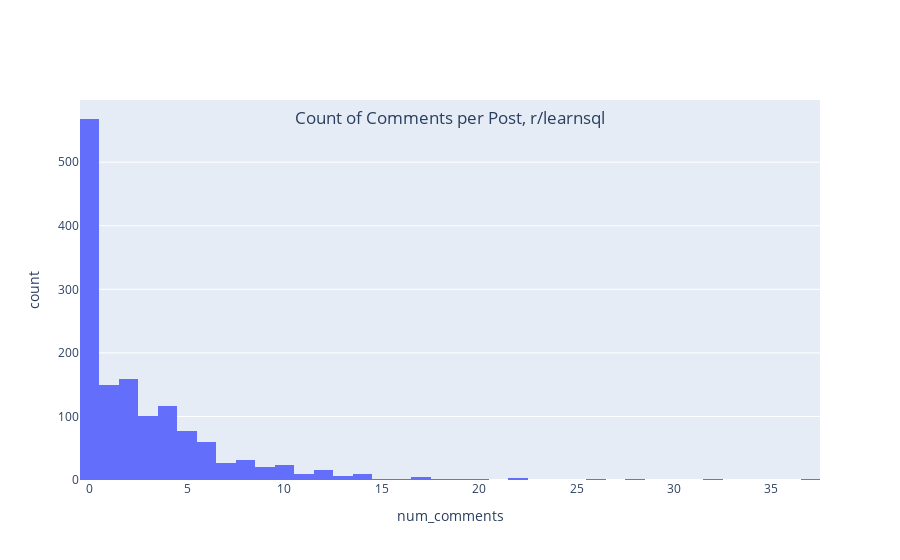

Write notebook code for a chart like this one.
### Code cell
fig = px.histogram(
    data_frame=learnsql,
    x="num_comments",
    title="Count of Comments per Post, r/learnsql",
)
fig.update_layout(title_x=0.5, title_y=0.8)

### Figure 1 — Plotly figure (JSON) as saved in the notebook; plotly's stock layout.template omitted (floating-point values rounded to 4 significant figures; data arrays with more than 128 entries replaced by an {"elided": "..."} marker saying what was removed)
{"data": [{"alignmentgroup": "True", "bingroup": "x", "hovertemplate": "num_comments=%{x}<br>count=%{y}<extra></extra>", "legendgroup": "", "marker": {"color": "#636efa", "pattern": {"shape": ""}}, "name": "", "offsetgroup": "", "orientation": "v", "showlegend": false, "type": "histogram", "x": {"elided": "1389 int values"}, "xaxis": "x", "yaxis": "y"}], "layout": {"autosize": true, "barmode": "relative", "legend": {"tracegroupgap": 0}, "title": {"text": "Count of Comments per Post, r/learnsql", "x": 0.5, "y": 0.8}, "xaxis": {"anchor": "y", "autorange": true, "domain": [0, 1], "range": [-0.5, 37.5], "title": {"text": "num_comments"}, "type": "linear"}, "yaxis": {"anchor": "x", "autorange": true, "domain": [0, 1], "range": [0, 597.9], "title": {"text": "count"}}}}
